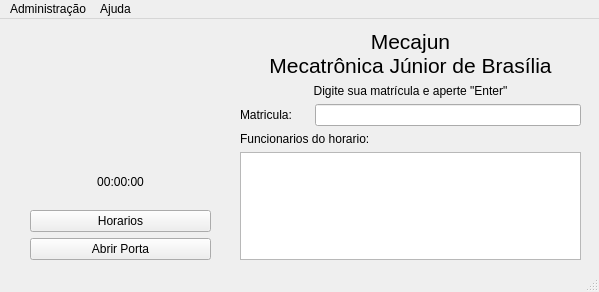
<?xml version="1.0" encoding="UTF-8"?>
<ui version="4.0">
 <class>Controle_De_Acesso_Window</class>
 <widget class="QMainWindow" name="Controle_De_Acesso_Window">
  <property name="geometry">
   <rect>
    <x>0</x>
    <y>0</y>
    <width>599</width>
    <height>292</height>
   </rect>
  </property>
  <property name="windowTitle">
   <string>Controle de Acesso</string>
  </property>
  <property name="windowIcon">
   <iconset resource="../resource.qrc">
    <normaloff>:/imagens/logo.png</normaloff>:/imagens/logo.png</iconset>
  </property>
  <property name="locale">
   <locale language="Portuguese" country="Brazil"/>
  </property>
  <widget class="QWidget" name="centralwidget">
   <widget class="QWidget" name="widget_logo" native="true">
    <property name="geometry">
     <rect>
      <x>20</x>
      <y>10</y>
      <width>201</width>
      <height>121</height>
     </rect>
    </property>
   </widget>
   <widget class="QWidget" name="layoutWidget">
    <property name="geometry">
     <rect>
      <x>240</x>
      <y>10</y>
      <width>341</width>
      <height>231</height>
     </rect>
    </property>
    <layout class="QVBoxLayout" name="verticalLayout">
     <item>
      <widget class="QLabel" name="label_empresa">
       <property name="font">
        <font>
         <pointsize>16</pointsize>
        </font>
       </property>
       <property name="text">
        <string>Mecajun
Mecatrônica Júnior de Brasília</string>
       </property>
       <property name="alignment">
        <set>Qt::AlignCenter</set>
       </property>
      </widget>
     </item>
     <item>
      <widget class="QLabel" name="label_descricao">
       <property name="text">
        <string>Digite sua matrícula e aperte &quot;Enter&quot;</string>
       </property>
       <property name="alignment">
        <set>Qt::AlignCenter</set>
       </property>
      </widget>
     </item>
     <item>
      <layout class="QHBoxLayout" name="horizontalLayout">
       <item>
        <widget class="QLabel" name="label_matricula">
         <property name="text">
          <string>Matricula:     </string>
         </property>
        </widget>
       </item>
       <item>
        <widget class="QLineEdit" name="lineEdit_matricula"/>
       </item>
      </layout>
     </item>
     <item>
      <widget class="QLabel" name="label_funcionarios">
       <property name="text">
        <string>Funcionarios do horario:</string>
       </property>
      </widget>
     </item>
     <item>
      <widget class="QListView" name="listView_funcionarios_horarios"/>
     </item>
    </layout>
   </widget>
   <widget class="QWidget" name="layoutWidget">
    <property name="geometry">
     <rect>
      <x>30</x>
      <y>140</y>
      <width>181</width>
      <height>101</height>
     </rect>
    </property>
    <layout class="QVBoxLayout" name="verticalLayout_2">
     <item>
      <widget class="QLabel" name="label_relogio">
       <property name="text">
        <string>00:00:00</string>
       </property>
       <property name="alignment">
        <set>Qt::AlignCenter</set>
       </property>
      </widget>
     </item>
     <item>
      <widget class="QPushButton" name="pushButton_horarios">
       <property name="text">
        <string>Horarios</string>
       </property>
      </widget>
     </item>
     <item>
      <widget class="QPushButton" name="pushButton_abrir_porta">
       <property name="text">
        <string>Abrir Porta</string>
       </property>
      </widget>
     </item>
    </layout>
   </widget>
   <zorder>layoutWidget</zorder>
   <zorder>layoutWidget</zorder>
   <zorder>widget_logo</zorder>
  </widget>
  <widget class="QMenuBar" name="menubar">
   <property name="geometry">
    <rect>
     <x>0</x>
     <y>0</y>
     <width>599</width>
     <height>25</height>
    </rect>
   </property>
   <widget class="QMenu" name="menuAdministra_o">
    <property name="title">
     <string>Administração</string>
    </property>
    <addaction name="actionAlterar_Senha"/>
    <addaction name="separator"/>
    <addaction name="actionAdicionar_Funcionarios"/>
    <addaction name="actionEditar_Funcionarios"/>
    <addaction name="actionRemover_Funcionarios"/>
    <addaction name="separator"/>
    <addaction name="actionConfigurar_Tolerancias"/>
    <addaction name="separator"/>
    <addaction name="actionGerar_Relatorios"/>
   </widget>
   <widget class="QMenu" name="menuAjuda">
    <property name="title">
     <string>Ajuda</string>
    </property>
    <addaction name="actionManual"/>
    <addaction name="separator"/>
    <addaction name="actionSobre_Mecajun"/>
    <addaction name="actionSobre_Qt"/>
   </widget>
   <addaction name="menuAdministra_o"/>
   <addaction name="menuAjuda"/>
  </widget>
  <widget class="QStatusBar" name="statusbar"/>
  <action name="actionAlterar_Senha">
   <property name="text">
    <string>Alterar Senha</string>
   </property>
  </action>
  <action name="actionAdicionar_Funcionarios">
   <property name="text">
    <string>Adicionar Funcionarios</string>
   </property>
  </action>
  <action name="actionRemover_Funcionarios">
   <property name="text">
    <string>Remover Funcionarios</string>
   </property>
  </action>
  <action name="actionEditar_Funcionarios">
   <property name="text">
    <string>Editar Funcionarios</string>
   </property>
  </action>
  <action name="actionConfigurar_Tolerancias">
   <property name="text">
    <string>Configurar Tolerancias</string>
   </property>
  </action>
  <action name="actionGerar_Relatorios">
   <property name="text">
    <string>Gerar Relatorios</string>
   </property>
  </action>
  <action name="actionManual">
   <property name="text">
    <string>Manual</string>
   </property>
  </action>
  <action name="actionSobre_Mecajun">
   <property name="text">
    <string>Sobre Mecajun</string>
   </property>
  </action>
  <action name="actionSobre_Qt">
   <property name="text">
    <string>Sobre Qt</string>
   </property>
  </action>
 </widget>
 <resources>
  <include location="../resource.qrc"/>
 </resources>
 <connections/>
 <slots>
  <slot>horarios_clicado()</slot>
 </slots>
</ui>
